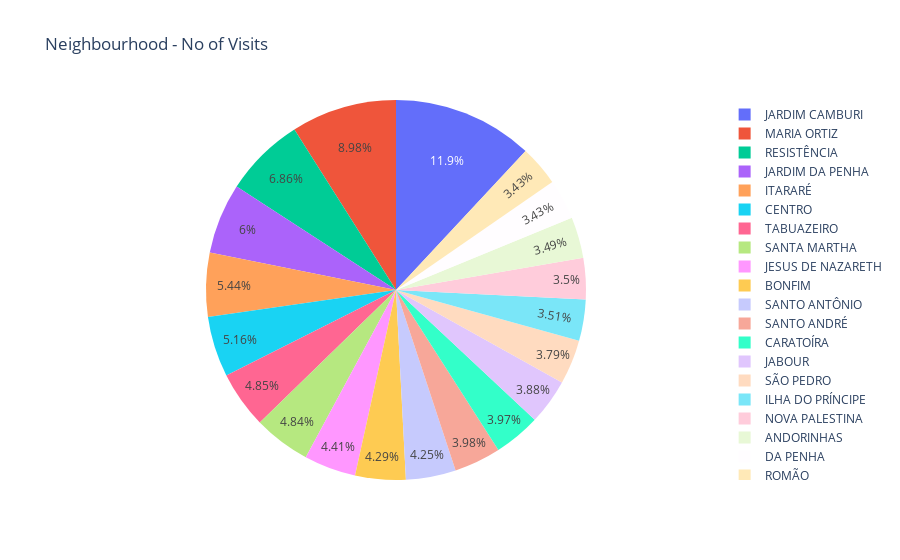

The code cell stored with this chart in its notebook:
### Code cell
# temp_series = df['Neighbourhood'].value_counts().head(20)

# labels = (np.array(temp_series.index))
# sizes = (np.array((temp_series / temp_series.sum())*100))

# trace = go.Pie(labels=labels, values=sizes)
# layout = go.Layout(
#     title='Neighbourhood - No of Visits'
# )
# data = [trace]
# fig = go.Figure(data=data, layout=layout)
# py.iplot(fig, filename="Neighbourhood")

### Figure 1 — Plotly figure (JSON) as saved in the notebook; plotly's stock layout.template omitted (floating-point values rounded to 4 significant figures)
{"data": [{"labels": ["JARDIM CAMBURI", "MARIA ORTIZ", "RESISTÊNCIA", "JARDIM DA PENHA", "ITARARÉ", "CENTRO", "TABUAZEIRO", "SANTA MARTHA", "JESUS DE NAZARETH", "BONFIM", "SANTO ANTÔNIO", "SANTO ANDRÉ", "CARATOÍRA", "JABOUR", "SÃO PEDRO", "ILHA DO PRÍNCIPE", "NOVA PALESTINA", "ANDORINHAS", "DA PENHA", "ROMÃO"], "type": "pie", "values": [11.94, 8.981, 6.857, 5.999, 5.438, 5.159, 4.846, 4.845, 4.415, 4.291, 4.249, 3.978, 3.969, 3.882, 3.788, 3.506, 3.503, 3.494, 3.431, 3.426]}], "layout": {"title": {"text": "Neighbourhood - No of Visits"}}}
